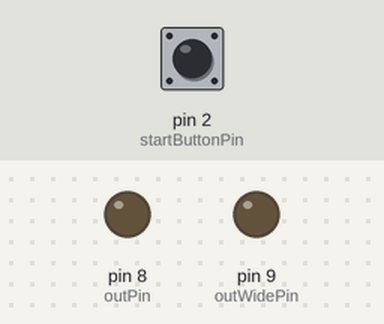
Simulated run of this sketch. Board: Arduino Uno, built with avr-gcc and run on an emulated ATmega328P. Parts: output pins drawn as LEDs (lit = HIGH). Inputs (shaded band) come from the test bench; at power-on: pin 2 (startButtonPin) LOW. What the sketch prints to the serial monitor is not drawn.

Above: at 1.2 s.
1.3 s: pin 2 (startButtonPin) pulled HIGH for 0.15 s
Timing chart, 0 to 4.3 s (numbered marks = the images above; inputs shaded):
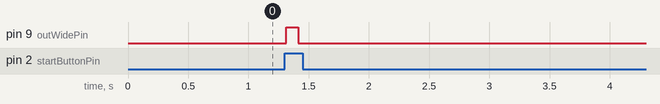

The sketch:

ioCurve.ino
```cpp
#include "parameters.h"

// Pins
const int startButtonPin = 2;
const int outPin = 8;
const int outWidePin = 9;

// State
// bool shouldContinue = TRUE

void setup() {
  Serial.begin(9600);
  Serial.println("Starting setup");
  pinMode(outPin, OUTPUT);
  pinMode(outWidePin, OUTPUT);
  pinMode(startButtonPin, INPUT);
  loadSettings();
  Serial.println("Setup finished");
}

void loop() {
  if (buttonIsPressed()) {
    Serial.println("Button pressed!");
    Serial.println("---- Session 1 ----");
    runStim(session1);
  }
}

bool buttonIsPressed() {
  int buttonState = digitalRead(startButtonPin);
  return buttonState == HIGH;
}

void flexibleDelay(unsigned long t) {
  if (t < 4000) {
    delayMicroseconds(t);
  } else {
    delay(t/ms);
  }
}

void runStim(Params params) {
  for (int i=0; i<params.trainRepeats; i++){
    Serial.print("Running Train #"); Serial.print(i+1); Serial.print("/");Serial.println(params.trainRepeats);
    runTrain(params);
    flexibleDelay(params.trainDelay);
  }
}

void runTrain(Params params) {
  for (int i=0; i<params.pulseRepeats; i++){
    Serial.print("Running pulse #"); Serial.print(i+1); Serial.print("/");Serial.println(params.pulseRepeats);
    PORTB = B00000011; // Turn on pin 8 and 9 (direct port manipulation)
    flexibleDelay(params.pulseDur);
    PORTB = B00000010; // turn off pin 8 (direct port manipulation)
    flexibleDelay(params.widePulseDur-params.pulseDur);
    PORTB = B00000000; // turn off pin 9 (direct port manipulation)
    //flexibleDelay(params.pulseDelay);// Not what we really want. Actually want to start wait timer after the end of the short pulse.
    flexibleDelay(params.pulseDelay+params.pulseDur-params.widePulseDur); //Need to make sure pulseDelay is bigger than wide PulseDur
  }
}
```

parameters.h
```cpp
//// All parameter times are in microseconds, but I've defined larger time units for your convenience.
// Use them like this: session1.pulseDur = 1*ms;
const unsigned long us = 1;
const unsigned long ms = 1000;
const unsigned long s = ms*1000;
const unsigned long minute = s*60;

//// Define a structure to hold session parameters and set default values ////
struct Params {
  unsigned long pulseDur = 200*us;
  unsigned long pulseDelay = 10*s;
  byte pulseRepeats = 10;
  unsigned long trainDelay = 20*s;
  byte trainRepeats = 10;
  unsigned long widePulseDur = 100*ms; //This needs to be equal or longer than pulseDur or you will get weird results
};

//// Create an instance for each session
Params session1;


////////////// Define custom parameters for each setting ///////////////////////////////
void loadSettings(){


}
```

Measured:
- after the input at 1.3 s, pin 9 (outWidePin): LOW → HIGH at once, → LOW 0.10 s later
